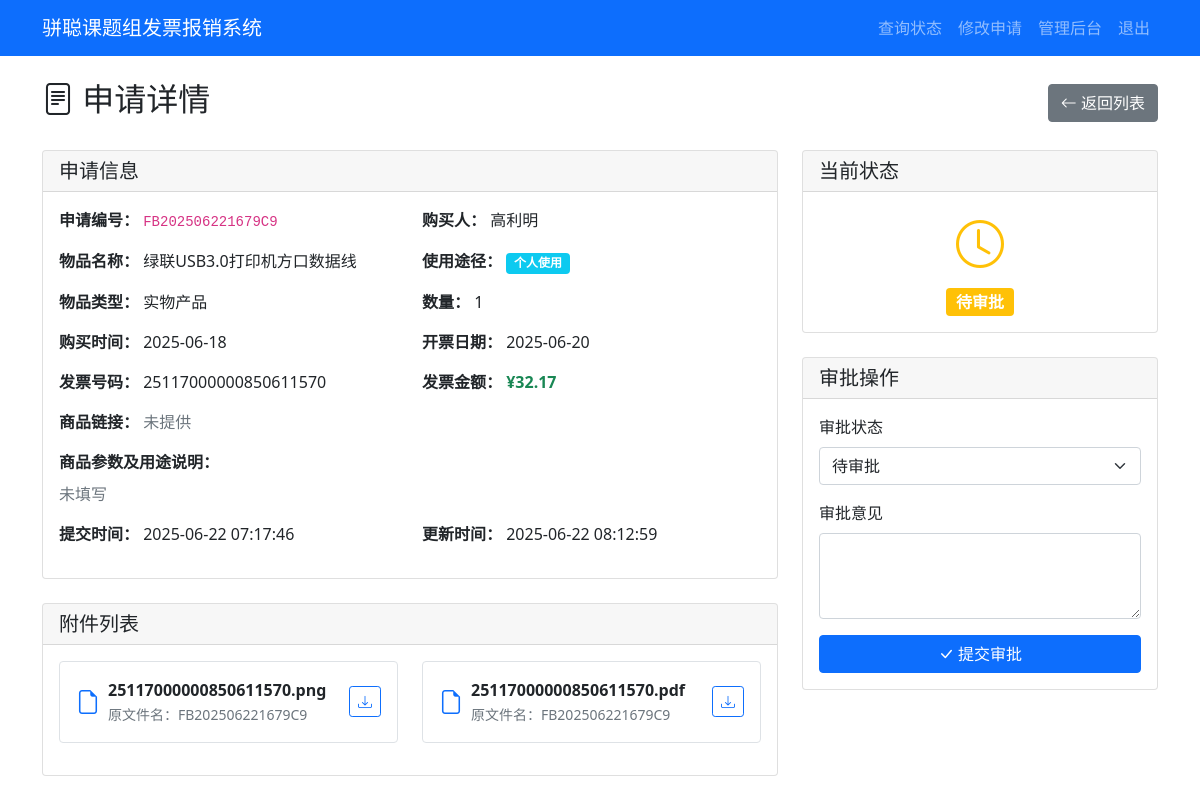
/admin/application/FB202506221679C9 (signed in), run on an earlier commit of the app's database.
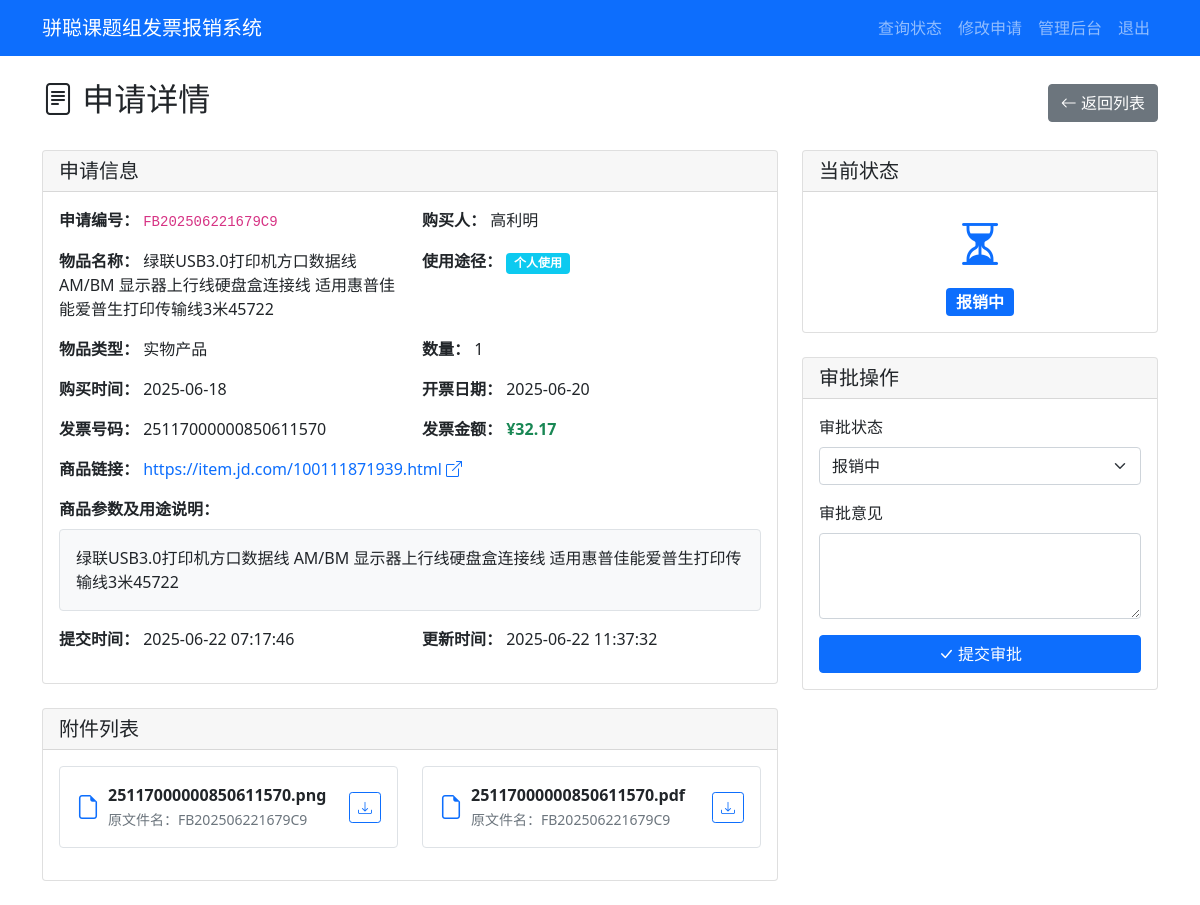
And on a later commit of the database.
### tables this page shows
CREATE TABLE applications (
        id INTEGER PRIMARY KEY AUTOINCREMENT,
        app_number TEXT UNIQUE NOT NULL,
        purchaser TEXT NOT NULL,
        purchase_details TEXT,
        item_name TEXT NOT NULL,
        product_link TEXT,
        usage_type TEXT NOT NULL,
        item_type TEXT NOT NULL,
        quantity INTEGER NOT NULL,
        purchase_time DATE NOT NULL,
        invoice_number TEXT NOT NULL,
        invoice_amount REAL NOT NULL,
        invoice_date DATE NOT NULL,
        status TEXT DEFAULT '待审批',
        approval_comment TEXT,
        created_at TIMESTAMP DEFAULT CURRENT_TIMESTAMP,
        updated_at TIMESTAMP DEFAULT CURRENT_TIMESTAMP
    );

CREATE TABLE attachments (
        id INTEGER PRIMARY KEY AUTOINCREMENT,
        app_number TEXT NOT NULL,
        original_filename TEXT NOT NULL,
        stored_filename TEXT NOT NULL,
        file_path TEXT NOT NULL,
        FOREIGN KEY (app_number) REFERENCES applications (app_number)
    );

### app.py (the view)
        def wrapper(*args, **kwargs):
            user = session.get('admin_username', 'anonymous')
            details = f"操作: {operation_type}, 用户: {user}, URL: {request.url}"
            if kwargs.get('app_number'):
                details += f", 申请编号: {kwargs['app_number']}"
            elif kwargs.get('filename'):
                details += f", 文件名: {kwargs['filename']}"
            if request.method == 'POST':
                form_data = {k: '***' if k == 'password' else v for k, v in request.form.items()}
                details += f", 表单数据: {form_data}"
            if request.args:
                details += f", 查询参数: {dict(request.args)}"
            try:
                result = f(*args, **kwargs)
                app.logger.info(f"{details}, 结果: 成功")
                return result
            except Exception as e:
                app.logger.error(f"{details}, 结果: 失败, 错误: {str(e)}", exc_info=True)
                raise

### app.py (called while the page is built)
@app.route('/admin/application/<app_number>')
@log_operation('查看申请详情')
def admin_application_detail(app_number):
    if not session.get('admin_logged_in'):
        flash('请先登录')
        return redirect(url_for('admin_login'))
    with sqlite3.connect('reimbursement.db') as conn:
        c = conn.cursor()
        c.execute('SELECT * FROM applications WHERE app_number = ?', (app_number,))
        application = c.fetchone()
        c.execute('SELECT * FROM attachments WHERE app_number = ?', (app_number,))
        attachments = c.fetchall()
    if not application:
        flash('申请不存在')
        return redirect(url_for('admin_dashboard'))
    return render_template('admin_detail.html', application=application, attachments=attachments)

### templates/admin_detail.html (shortened to what this page needs)
{% extends "base.html" %}
{% block content %}
<div class="d-flex justify-content-between align-items-center mb-4">
    <h2><i class="bi bi-file-text"></i> 申请详情</h2>
    <a href="{{ url_for('admin_dashboard') }}" class="btn btn-secondary">
        <i class="bi bi-arrow-left"></i> 返回列表
    </a>
</div>
<div class="row">
    <div class="col-md-8">
        <div class="card mb-4">
            <div class="card-header">
                <h5 class="mb-0">申请信息</h5>
            </div>
            <div class="card-body">
                <div class="row">
                    <div class="col-md-6 mb-3">
                        <strong>申请编号：</strong>
                        <code>{{ application[1] }}</code>
                    </div>
                    <div class="col-md-6 mb-3">
                        <strong>购买人：</strong>
                        {{ application[2] }}
                    </div>
                    <div class="col-md-6 mb-3">
                        <strong>物品名称：</strong>
                        {{ application[4] }}
                    </div>
                    <div class="col-md-6 mb-3">
                        <strong>使用途径：</strong>
                        <span class="badge bg-{% if application[6] == '个人使用' %}info{% else %}success{% endif %}">
                            {{ application[6] }}
                        </span>
                    </div>
                    <div class="col-md-6 mb-3">
                        <strong>物品类型：</strong>
                        {{ application[7] }}
                    </div>
                    <div class="col-md-6 mb-3">
                        <strong>数量：</strong>
                        {{ application[8] }}
                    </div>
                    <div class="col-md-6 mb-3">
                        <strong>购买时间：</strong>
                        {{ application[9] }}
                    </div>
                    <div class="col-md-6 mb-3">
                        <strong>开票日期：</strong>
                        {{ application[12] }}
                    </div>
                    <div class="col-md-6 mb-3">
                        <strong>发票号码：</strong>
                        {{ application[10] }}
                    </div>
                    <div class="col-md-6 mb-3">
                        <strong>发票金额：</strong>
                        <span class="text-success fw-bold">¥{{ "%.2f"|format(application[11]) }}</span>
                    </div>
                    <div class="col-12 mb-3">
                        <strong>商品链接：</strong>
                        {% if application[5] %}
                        <a href="{{ application[5] }}" target="_blank" class="text-decoration-none">
                            {{ application[5] }} <i class="bi bi-box-arrow-up-right"></i>
                        </a>
                        {% else %}
                        <span class="text-muted">未提供</span>
                        {% endif %}
                    </div>
                    <div class="col-12 mb-3">
                        <strong>商品参数及用途说明：</strong>
                        <div class="mt-2">
                            {% if application[3] %}
                            <div class="border rounded p-3 bg-light">
                                {{ application[3]|replace('\n', '<br>')|safe }}
                            </div>
                            {% else %}
                            <span class="text-muted">未填写</span>
                            {% endif %}
                        </div>
                    </div>
                    <div class="col-md-6 mb-3">
                        <strong>提交时间：</strong>
                        {{ application[15] }}
                    </div>
                    <div class="col-md-6 mb-3">
                        <strong>更新时间：</strong>
                        {{ application[16] }}
                    </div>
                </div>
            </div>
        </div>
        {% if attachments %}
        <div class="card mb-4">
            <div class="card-header">
                <h5 class="mb-0">附件列表</h5>
            </div>
            <div class="card-body">
                <div class="row">
                    {% for attachment in attachments %}
                    <div class="col-md-6 mb-3">
                        <div class="border rounded p-3">
                            <div class="d-flex align-items-center">
                                <i class="bi bi-file-earmark text-primary me-2" style="font-size: 1.5rem;"></i>
                                <div class="flex-grow-1">
                                    <div class="fw-bold">{{ attachment[2] }}</div>
                                    <small class="text-muted">原文件名：{{ attachment[1] }}</small>
                                </div>
                                <a href="{{ url_for('download_file', filename=attachment[2]) }}"
                                    class="btn btn-sm btn-outline-primary">
                                    <i class="bi bi-download"></i>
                                </a>
                            </div>
                        </div>
                    </div>
                    {% endfor %}
                </div>
            </div>
        </div>
        {% endif %}
    </div>
    <div class="col-md-4">
        <div class="card mb-4">
            <div class="card-header">
                <h5 class="mb-0">当前状态</h5>
            </div>
            <div class="card-body text-center">
                {% if application[13] == '待审批' %}
                <i class="bi bi-clock text-warning" style="font-size: 3rem;"></i>
                <div class="mt-2">
                    <span class="badge bg-warning fs-6">{{ application[13] }}</span>
                </div>
                {% elif application[13] == '报销中' %}
                <i class="bi bi-hourglass-split text-primary" style="font-size: 3rem;"></i>
                <div class="mt-2">
                    <span class="badge bg-primary fs-6">{{ application[13] }}</span>
                </div>
                {% elif application[13] == '已报销' %}
                <i class="bi bi-check-circle text-success" style="font-size: 3rem;"></i>
                <div class="mt-2">
                    <span class="badge bg-success fs-6">{{ application[13] }}</span>
                </div>
                {% elif application[13] == '驳回' %}
                <i class="bi bi-x-circle text-danger" style="font-size: 3rem;"></i>
                <div class="mt-2">
                    <span class="badge bg-danger fs-6">{{ application[13] }}</span>
                </div>
                {% endif %}
            </div>
        </div>
        <div class="card">
            <div class="card-header">
                <h5 class="mb-0">审批操作</h5>
            </div>
            <div class="card-body">
                <form action="{{ url_for('approve_application', app_number=application[1]) }}" method="post">
                    <div class="mb-3">
                        <label for="status" class="form-label">审批状态</label>
                        <select class="form-select" id="status" name="status" required>
                            <option value="待审批" {% if application[13]=='待审批' %}selected{% endif %}>待审批</option>
                            <option value="报销中" {% if application[13]=='报销中' %}selected{% endif %}>报销中</option>
                        </select>
                    </div>
                    <div class="mb-3">
                        <label for="comment" class="form-label">审批意见</label>
                        <textarea class="form-control" id="comment" name="comment"
                            rows="3">{{ application[14] or '' }}</textarea>
                    </div>
                    <div class="d-grid">
                        <button type="submit" class="btn btn-primary">
                            <i class="bi bi-check-lg"></i> 提交审批
                        </button>
                    </div>
                </form>
            </div>
        </div>
    </div>
</div>
{% endblock %}

### templates/base.html (shortened to what this page needs)
<!DOCTYPE html>
<html lang="zh-CN">
<head>
    <link href="https://cdn.jsdelivr.net/npm/bootstrap@5.1.3/dist/css/bootstrap.min.css" rel="stylesheet">
    <link href="https://cdn.jsdelivr.net/npm/bootstrap-icons@1.7.2/font/bootstrap-icons.css" rel="stylesheet">
</head>
<body>
    <nav class="navbar navbar-expand-lg navbar-dark bg-primary">
        <div class="container">
            <a class="navbar-brand" href="{{ url_for('index') }}">骈聪课题组发票报销系统</a>
            <div class="navbar-nav ms-auto">
                <a class="nav-link" href="{{ url_for('query_status') }}">查询状态</a>
                <a class="nav-link" href="{{ url_for('edit_application_page') }}">修改申请</a>
                {% if session.admin_logged_in %}
                <a class="nav-link" href="{{ url_for('admin_dashboard') }}">管理后台</a>
                <a class="nav-link" href="{{ url_for('admin_logout') }}">退出</a>
                {% else %}
                <a class="nav-link" href="{{ url_for('admin_login') }}">管理员登录</a>
                {% endif %}
            </div>
        </div>
    </nav>
    <div class="container mt-4">
        {% block content %}{% endblock %}
    </div>
</body>
</html>

What changed in the data, as far as the page shows it:
changed applications "高利明": item_name "绿联USB3.0打印机方口数据线" → "绿联USB3.0打印机方口数据线 AM/BM 显示器上行线硬盘盒连接线 适用惠普佳能爱普生打印传输线3米45722"; product_link (not shown) → "https://item.jd.com/100111871939.html"; purchase_details (not shown) → "绿联USB3.0打印机方口数据线 AM/BM 显示器上行线硬盘盒连接线 适用惠普佳能爱普生打印传输线3米45722"; updated_at "2025-06-22 08:12:59" → "2025-06-22 11:37:32"; status "待审批" → "报销中"
Also different on the page:
text no longer shown: "未提供 未填写"
